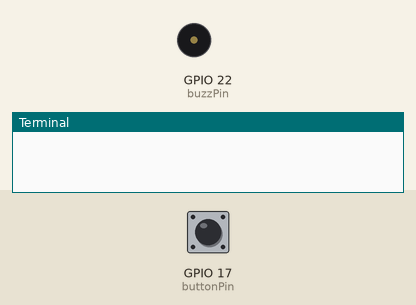
This program was run on a simulated Raspberry Pi (BCM pin numbers). Parts: buzzer (waves = sounding, pin HIGH), the last lines printed to the terminal. Inputs (shaded band) come from the test bench; at power-on: GPIO 17 (buttonPin) LOW.

Above: at 1.2 s.
1.3 s: GPIO 17 (buttonPin) pulled HIGH for 0.15 s
At 1.86 s:
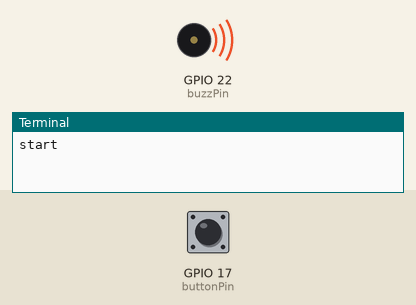
4.3 s: GPIO 17 (buttonPin) pulled HIGH for 1 s
At 5.5 s:
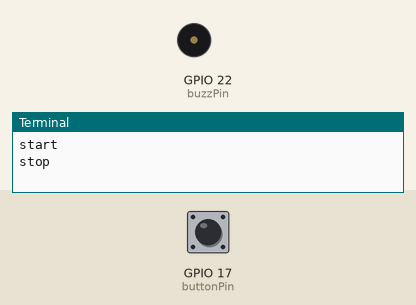
Timing chart, 0 to 7.3 s (numbered marks = the images above; inputs shaded):
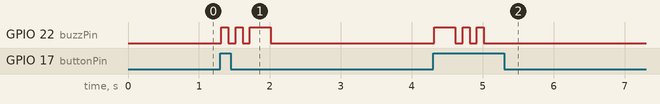

The program:

cam.py
```python
#!/usr/bin/python

import os
import time
import RPi.GPIO as GPIO
import subprocess
#import sys
import signal

GPIO.setmode(GPIO.BCM)
GPIO.setwarnings(False)

buttonPin = 17
buzzPin = 22

GPIO.setup(buttonPin, GPIO.IN, pull_up_down = GPIO.PUD_DOWN)
GPIO.setup(buzzPin, GPIO.OUT)
GPIO.output(buzzPin, GPIO.LOW)

# Morse

def dot():
    GPIO.output(buzzPin, GPIO.HIGH)
    time.sleep(0.1)
    GPIO.output(buzzPin, GPIO.LOW)
    time.sleep(0.1)

def dash():
    GPIO.output(buzzPin, GPIO.HIGH)
    time.sleep(0.3)
    GPIO.output(buzzPin, GPIO.LOW)
    time.sleep(0.1)

def letterSpace():
    time.sleep(0.2)

def up():
    dot()
    dot()
    dash()

def down():
    dash()
    dot()
    dot()

def log(c):
    global motion
    if (motion):
        print("stop")
        subprocess.call(['service','motion','stop'])
	motion = False
        down()
    else:
        print("start")
        subprocess.call(['service','motion','start'])
        motion = True
        up()

def main():
    GPIO.add_event_detect(buttonPin,GPIO.RISING,callback=log,bouncetime=300)
    signal.pause()

motion = False
main()

GPIO.remove_event_detect(buttonPin)
GPIO.cleanup()
```

Measured:
- after the input at 1.3 s, GPIO 22 (buzzPin): goes HIGH 0.10 s, LOW 0.10 s, HIGH 0.10 s, LOW 0.10 s, HIGH 0.30 s, then LOW, starting at once
- after the input at 4.3 s, GPIO 22 (buzzPin): LOW → HIGH at once, then repeats every 0.20 s: LOW 0.10 s, HIGH 0.10 s, until it stays LOW from 5.0 s
